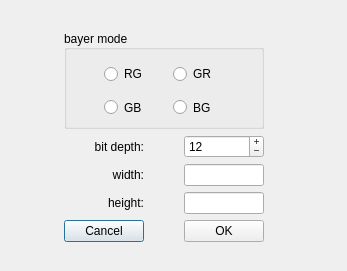
<?xml version="1.0" encoding="UTF-8"?>
<ui version="4.0">
 <class>rawinfoDialog</class>
 <widget class="QDialog" name="rawinfoDialog">
  <property name="geometry">
   <rect>
    <x>0</x>
    <y>0</y>
    <width>347</width>
    <height>271</height>
   </rect>
  </property>
  <property name="windowTitle">
   <string>Raw info input</string>
  </property>
  <widget class="QWidget" name="layoutWidget">
   <property name="geometry">
    <rect>
     <x>30</x>
     <y>30</y>
     <width>291</width>
     <height>221</height>
    </rect>
   </property>
   <layout class="QGridLayout" name="gridLayout" rowstretch="2,1,1,1,0" columnstretch="1,1" rowminimumheight="40,15,15,15,15" columnminimumwidth="20,20">
    <property name="rightMargin">
     <number>21</number>
    </property>
    <property name="bottomMargin">
     <number>9</number>
    </property>
    <item row="0" column="0" colspan="2">
     <widget class="QGroupBox" name="groupBox">
      <property name="sizePolicy">
       <sizepolicy hsizetype="Expanding" vsizetype="Preferred">
        <horstretch>200</horstretch>
        <verstretch>150</verstretch>
       </sizepolicy>
      </property>
      <property name="title">
       <string>bayer mode</string>
      </property>
      <property name="alignment">
       <set>Qt::AlignLeading|Qt::AlignLeft|Qt::AlignVCenter</set>
      </property>
      <widget class="QWidget" name="layoutWidget1">
       <property name="geometry">
        <rect>
         <x>40</x>
         <y>30</y>
         <width>131</width>
         <height>61</height>
        </rect>
       </property>
       <layout class="QGridLayout" name="bayerGridLayout">
        <item row="0" column="0">
         <widget class="QRadioButton" name="RG">
          <property name="sizePolicy">
           <sizepolicy hsizetype="Preferred" vsizetype="Preferred">
            <horstretch>0</horstretch>
            <verstretch>0</verstretch>
           </sizepolicy>
          </property>
          <property name="minimumSize">
           <size>
            <width>70</width>
            <height>25</height>
           </size>
          </property>
          <property name="text">
           <string>RG</string>
          </property>
         </widget>
        </item>
        <item row="0" column="1">
         <widget class="QRadioButton" name="GR">
          <property name="sizePolicy">
           <sizepolicy hsizetype="Preferred" vsizetype="Preferred">
            <horstretch>0</horstretch>
            <verstretch>0</verstretch>
           </sizepolicy>
          </property>
          <property name="minimumSize">
           <size>
            <width>70</width>
            <height>25</height>
           </size>
          </property>
          <property name="text">
           <string>GR</string>
          </property>
         </widget>
        </item>
        <item row="1" column="0">
         <widget class="QRadioButton" name="GB">
          <property name="sizePolicy">
           <sizepolicy hsizetype="Preferred" vsizetype="Preferred">
            <horstretch>0</horstretch>
            <verstretch>0</verstretch>
           </sizepolicy>
          </property>
          <property name="minimumSize">
           <size>
            <width>70</width>
            <height>25</height>
           </size>
          </property>
          <property name="text">
           <string>GB</string>
          </property>
         </widget>
        </item>
        <item row="1" column="1">
         <widget class="QRadioButton" name="BG">
          <property name="sizePolicy">
           <sizepolicy hsizetype="Preferred" vsizetype="Preferred">
            <horstretch>0</horstretch>
            <verstretch>0</verstretch>
           </sizepolicy>
          </property>
          <property name="minimumSize">
           <size>
            <width>70</width>
            <height>25</height>
           </size>
          </property>
          <property name="text">
           <string>BG</string>
          </property>
         </widget>
        </item>
       </layout>
      </widget>
     </widget>
    </item>
    <item row="1" column="0">
     <widget class="QLabel" name="bitDepth">
      <property name="text">
       <string>bit depth:</string>
      </property>
      <property name="alignment">
       <set>Qt::AlignRight|Qt::AlignTrailing|Qt::AlignVCenter</set>
      </property>
      <property name="buddy">
       <cstring>bitDepthSpbox</cstring>
      </property>
     </widget>
    </item>
    <item row="1" column="1">
     <widget class="QSpinBox" name="bitDepthSpbox">
      <property name="sizePolicy">
       <sizepolicy hsizetype="Preferred" vsizetype="Fixed">
        <horstretch>0</horstretch>
        <verstretch>0</verstretch>
       </sizepolicy>
      </property>
      <property name="buttonSymbols">
       <enum>QAbstractSpinBox::PlusMinus</enum>
      </property>
      <property name="minimum">
       <number>8</number>
      </property>
      <property name="maximum">
       <number>14</number>
      </property>
      <property name="value">
       <number>12</number>
      </property>
     </widget>
    </item>
    <item row="2" column="0">
     <widget class="QLabel" name="rawWidth">
      <property name="text">
       <string>width:</string>
      </property>
      <property name="alignment">
       <set>Qt::AlignRight|Qt::AlignTrailing|Qt::AlignVCenter</set>
      </property>
      <property name="buddy">
       <cstring>widthInput</cstring>
      </property>
     </widget>
    </item>
    <item row="2" column="1">
     <widget class="QLineEdit" name="widthInput">
      <property name="sizePolicy">
       <sizepolicy hsizetype="Preferred" vsizetype="Fixed">
        <horstretch>0</horstretch>
        <verstretch>0</verstretch>
       </sizepolicy>
      </property>
     </widget>
    </item>
    <item row="3" column="0">
     <widget class="QLabel" name="rawHeight">
      <property name="text">
       <string>height:</string>
      </property>
      <property name="alignment">
       <set>Qt::AlignRight|Qt::AlignTrailing|Qt::AlignVCenter</set>
      </property>
      <property name="buddy">
       <cstring>heightInput</cstring>
      </property>
     </widget>
    </item>
    <item row="3" column="1">
     <widget class="QLineEdit" name="heightInput">
      <property name="sizePolicy">
       <sizepolicy hsizetype="Preferred" vsizetype="Fixed">
        <horstretch>0</horstretch>
        <verstretch>0</verstretch>
       </sizepolicy>
      </property>
     </widget>
    </item>
    <item row="4" column="0">
     <widget class="QPushButton" name="CancelBtn">
      <property name="sizePolicy">
       <sizepolicy hsizetype="Fixed" vsizetype="Preferred">
        <horstretch>0</horstretch>
        <verstretch>0</verstretch>
       </sizepolicy>
      </property>
      <property name="text">
       <string>Cancel</string>
      </property>
     </widget>
    </item>
    <item row="4" column="1">
     <widget class="QPushButton" name="OkBtn">
      <property name="sizePolicy">
       <sizepolicy hsizetype="Fixed" vsizetype="Preferred">
        <horstretch>0</horstretch>
        <verstretch>0</verstretch>
       </sizepolicy>
      </property>
      <property name="text">
       <string>OK</string>
      </property>
     </widget>
    </item>
   </layout>
  </widget>
 </widget>
 <resources/>
 <connections/>
</ui>
